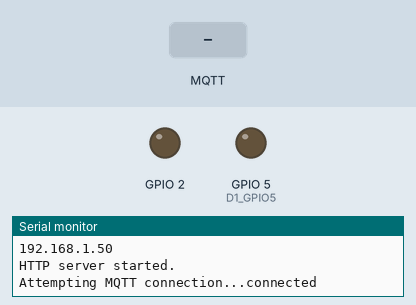
Simulated run of this sketch. Board: ESP8266 (NodeMCU). Parts: output pins drawn as LEDs (lit = HIGH), the last lines printed to the serial monitor. Inputs (shaded band) come from the test bench. WiFi joins after 1.5 s; servers stay silent unless stated; random numbers use the default seed unless the sketch sets one; no MQTT or app messages arrive unless stated.

Above: at 2.7 s.
2.8 s: MQTT message "Open" arrives on the first subscribed topic
At 3.4 s:
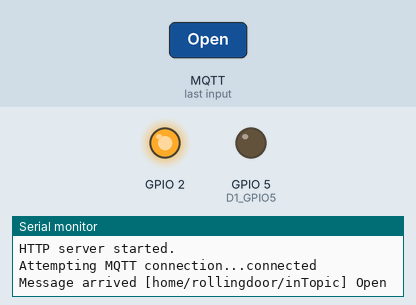
4.3 s: MQTT message "1" arrives on the first subscribed topic
At 5.6 s:
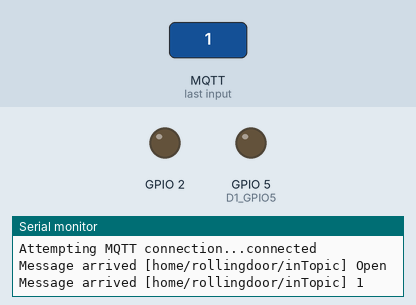
5.9 s: MQTT message "0" arrives on the first subscribed topic
At 6.9 s:
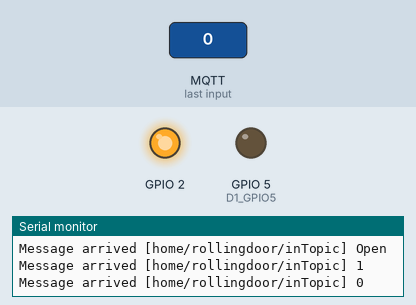
Timing chart, 0 to 8.9 s (numbered marks = the images above; inputs shaded):
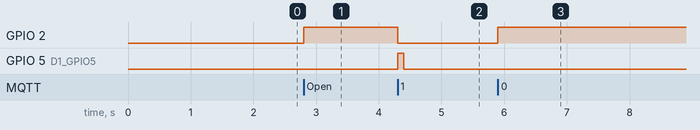

The sketch:

mqttserver.ino
```cpp
#include <ESP8266WiFi.h>
#include <ESP8266WebServer.h>
#include <PubSubClient.h>

// Update these with values suitable for your network.

const char *ssid = "YOUR_WIFI_SSID";
const char *password = "YOUR_WIFI_PASSWORD";
const char *mqtt_server = "YOUR_MQTT_SERVER";
const char *mqtt_name = "YOUR_MQTT_SERVER_NAME";
const char *mqtt_password = "YOUR_MQTT_SERVER_PASSWORD";
const char *door_password = "DOOR_PASSWORD";

ESP8266WebServer server(80);

WiFiClient espClient;
PubSubClient client(espClient);
unsigned long lastMsg = 0;
#define MSG_BUFFER_SIZE (50)
char msg[MSG_BUFFER_SIZE];
int value = 0;

const String header = "<html><head><meta name=viewport content=\"width=device-width, initial-scale=1\"></head><body><div style=\"padding:10px\"><h3>DoorBoxy</h3>";
const String footer = "</div></body></html>";

void commonHeader()
{
    server.sendHeader("Cache-Control", "no-cache, no-store, must-revalidate");
    server.sendHeader("Pragma", "no-cache");
    server.sendHeader("Expires", "-1");
}

void rootRouter()
{
    commonHeader();
    server.send(200, "text/html", header + "<form action=\"/door\" method=\"post\"><input type=\"password\" name=\"password\" placeholder=\"Password\" style=\"width:200px;\"/><input type=\"submit\" name=\"action\" value=\"Open\" style=\"margin-left:10px;width:50px\"/></form>" + footer);
}

void doorRouter()
{
    commonHeader();
    String password = server.arg("password");
    if (password != door_password)
    {
        server.send(200, "text/html", header + "Wrong Password! <a href=\"/\">Back</>" + footer);
        return;
    }

    String action = server.arg("action");
    if (action == "Open")
    {
        // 開門
        digitalWrite(LED_BUILTIN, LOW);
        digitalWrite(5, HIGH);
        delay(100);
        digitalWrite(5, LOW);
        digitalWrite(LED_BUILTIN, HIGH);
        // 燈號
        server.send(200, "text/html", header + "Opened! <a href=\"/\">Back</>" + footer);
    }
    else
    {
        server.send(404, "text/plain", "Action NOT found!");
    }
}

void setup_wifi()
{

    delay(10);
    // We start by connecting to a WiFi network
    Serial.println("");
    Serial.print("Connecting to ");
    Serial.println(ssid);

    WiFi.mode(WIFI_STA);
    WiFi.hostname("DoorBoxy");
    WiFi.begin(ssid, password);

    while (WiFi.status() != WL_CONNECTED)
    {
        delay(500);
        Serial.print(".");
    }

    randomSeed(micros());

    Serial.println("");
    Serial.println("WiFi connected");
    Serial.println("IP address: ");
    Serial.println(WiFi.localIP());

    server.on("/index.html", rootRouter);
    server.on("/", rootRouter);
    server.on("/door", doorRouter);

    server.onNotFound([]() {
        server.send(404, "text/plain", "Page NOT found!");
    });

    server.begin();
    Serial.println("HTTP server started.");
}

void callback(char *topic, byte *payload, unsigned int length)
{
    Serial.print("Message arrived [");
    Serial.print(topic);
    Serial.print("] ");
    for (int i = 0; i < length; i++)
    {
        Serial.print((char)payload[i]);
    }
    Serial.println();

    // Switch on the LED if an 1 was received as first character
    if ((char)payload[0] == '1')
    {
        digitalWrite(BUILTIN_LED, LOW); // Turn the LED on (Note that LOW is the voltage level
        // but actually the LED is on; this is because
        // it is active low on the ESP-01)
        digitalWrite(5, HIGH);
        delay(100);
        digitalWrite(5, LOW);
        snprintf(msg, MSG_BUFFER_SIZE, "%ld", 1);
    }
    else
    {
        digitalWrite(BUILTIN_LED, HIGH); // Turn the LED off by making the voltage HIGH
        snprintf(msg, MSG_BUFFER_SIZE, "%ld", 0);
    }
}

void reconnect()
{
    // Loop until we're reconnected
    while (!client.connected())
    {
        Serial.print("Attempting MQTT connection...");
        // Create a random client ID
        String clientId = "ESP8266Client-";
        clientId += String(random(0xffff), HEX);
        // Attempt to connect
        if (client.connect(clientId.c_str(), mqtt_name, mqtt_password))
        {
            Serial.println("connected");
            // Once connected, publish an announcement...
            client.publish("home/rollingdoor/outTopic", "0");
            // ... and resubscribe
            client.subscribe("home/rollingdoor/inTopic");
        }
        else
        {
            Serial.print("failed, rc=");
            Serial.print(client.state());
            Serial.println(" try again in 5 seconds");
            // Wait 5 seconds before retrying
            delay(5000);
        }
    }
}

void setup()
{
    pinMode(5, OUTPUT); // D1 GPIO5
    pinMode(BUILTIN_LED, OUTPUT); // Initialize the BUILTIN_LED pin as an output
    Serial.begin(115200);
    setup_wifi();
    client.setServer(mqtt_server, 1883);
    client.setCallback(callback);
}

void loop()
{
    if (!client.connected())
    {
        reconnect();
    }
    client.loop();

    server.handleClient();

    unsigned long now = millis();
    if (now - lastMsg > 2000)
    {
        lastMsg = now;
        ++value;
        client.publish("home/rollingdoor/outTopic", msg);
    }
}
```

Measured:
- after the input at 2.8 s, GPIO 2: LOW → HIGH at once
- after the input at 4.3 s, GPIO 2: HIGH → LOW at once; GPIO 5 (D1_GPIO5): LOW → HIGH at once, → LOW 0.10 s later
- after the input at 5.9 s, GPIO 2: LOW → HIGH at once
